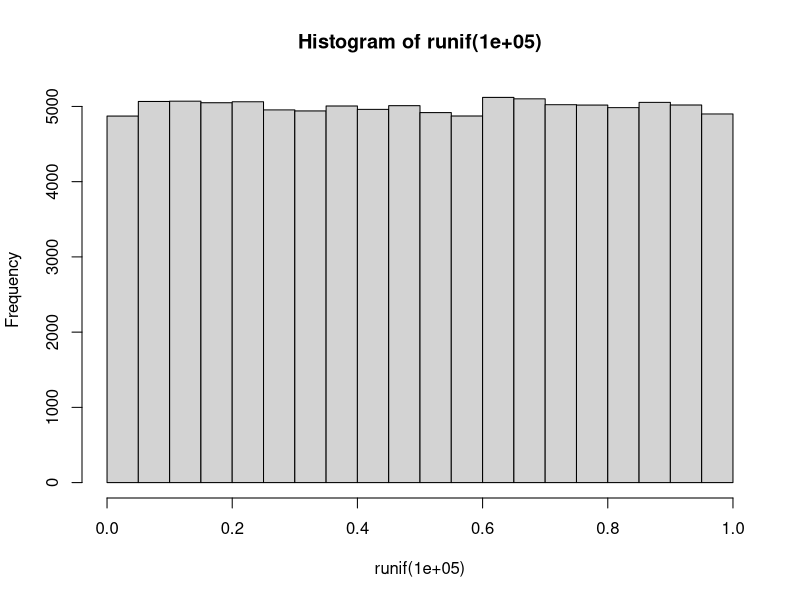
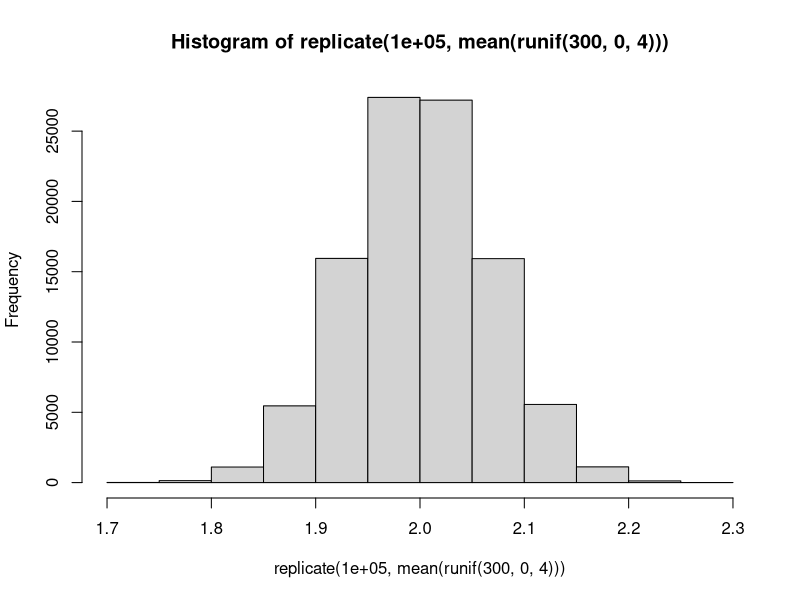
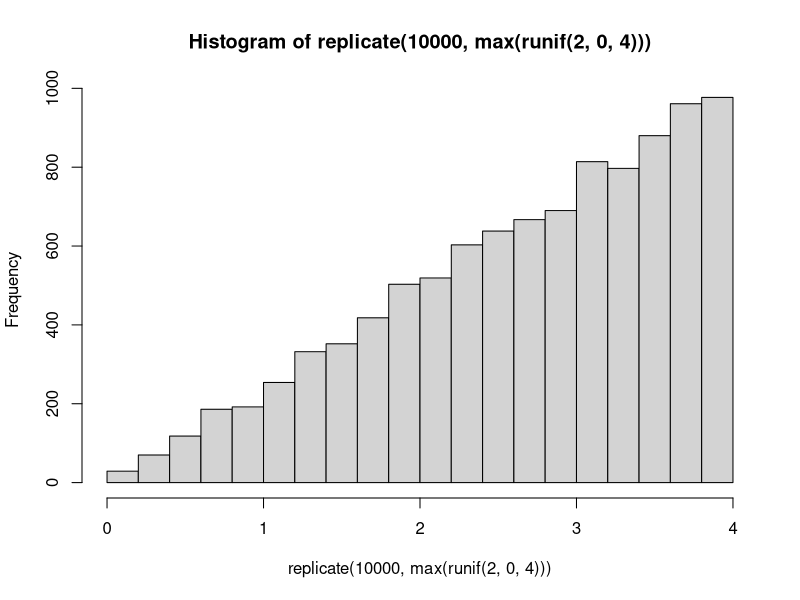

Reproduce these figures in R, in order.
## ---- chunk 1
pnorm(79.5, mean=78.74, sd=0.375, lower.tail=F)
## ---- chunk 2
qnorm(0.01, mean=62, sd=1.107, lower.tail=T)
## ---- chunk 3
pnorm(2500, mean=2352, sd=40, lower.tail=F)
## ---- chunk 4
hist(runif(100000))
## ---- chunk 5
hist(replicate(100000, mean(runif(300, 0,4))))
## ---- chunk 6
hist(replicate(10000, max(runif(2, 0, 4))))
## ---- chunk 7
spd = c(883, 778, 682, 611, 1051, 578, 774, 772, 573, 748, 851, 723, 816, 796, 711, 599, 781, 796, 820, 696, 748, 797, 809)
spd = spd + 299000
mspd = mean(spd)
std = sd(spd)
cv_l = mspd - 1.96 * std/sqrt(23)
cv_h = mspd + 1.96 * std/sqrt(23)
## ---- chunk 8
2*pnorm(300000, mean=299756.217, sd=107.115, lower.tail=F)
